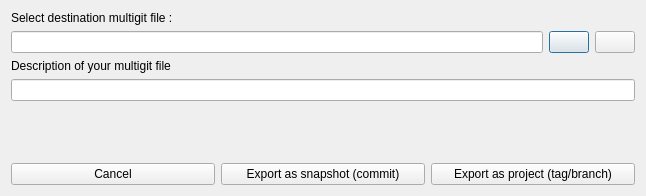
<?xml version="1.0" encoding="UTF-8"?>
<ui version="4.0">
 <class>ExportMgit</class>
 <widget class="QDialog" name="ExportMgit">
  <property name="geometry">
   <rect>
    <x>0</x>
    <y>0</y>
    <width>646</width>
    <height>196</height>
   </rect>
  </property>
  <property name="windowTitle">
   <string>Export to multigit file</string>
  </property>
  <layout class="QVBoxLayout" name="verticalLayout">
   <item>
    <widget class="QLabel" name="label">
     <property name="font">
      <font>
       <bold>false</bold>
      </font>
     </property>
     <property name="text">
      <string>Select destination multigit file :</string>
     </property>
    </widget>
   </item>
   <item>
    <layout class="QHBoxLayout" name="horizontalLayout_2">
     <item>
      <widget class="QLineEdit" name="lineEditMgitFile">
       <property name="sizePolicy">
        <sizepolicy hsizetype="Expanding" vsizetype="Fixed">
         <horstretch>10</horstretch>
         <verstretch>0</verstretch>
        </sizepolicy>
       </property>
       <property name="font">
        <font>
         <bold>false</bold>
        </font>
       </property>
      </widget>
     </item>
     <item>
      <widget class="MgButtonHistory" name="historyButtonMgitFile">
       <property name="toolTip">
        <string>Choose recent multigit file</string>
       </property>
       <property name="text">
        <string/>
       </property>
       <property name="icon">
        <iconset resource="../../images/multigit_resources.qrc">
         <normaloff>:/img/icons8-history-64.png</normaloff>:/img/icons8-history-64.png</iconset>
       </property>
      </widget>
     </item>
     <item>
      <widget class="QPushButton" name="pushButtonChooseMgitFile">
       <property name="sizePolicy">
        <sizepolicy hsizetype="Fixed" vsizetype="Fixed">
         <horstretch>1</horstretch>
         <verstretch>0</verstretch>
        </sizepolicy>
       </property>
       <property name="minimumSize">
        <size>
         <width>24</width>
         <height>0</height>
        </size>
       </property>
       <property name="font">
        <font>
         <bold>false</bold>
        </font>
       </property>
       <property name="toolTip">
        <string>Select multigit file</string>
       </property>
       <property name="text">
        <string/>
       </property>
       <property name="icon">
        <iconset resource="../../images/multigit_resources.qrc">
         <normaloff>:/img/icons8-open-folder-64.png</normaloff>:/img/icons8-open-folder-64.png</iconset>
       </property>
      </widget>
     </item>
    </layout>
   </item>
   <item>
    <widget class="QLabel" name="label_2">
     <property name="text">
      <string>Description of your multigit file</string>
     </property>
    </widget>
   </item>
   <item>
    <widget class="QLineEdit" name="lineEditDescMgit">
     <property name="toolTip">
      <string>Description of your multigit file</string>
     </property>
    </widget>
   </item>
   <item>
    <spacer name="verticalSpacer">
     <property name="orientation">
      <enum>Qt::Orientation::Vertical</enum>
     </property>
     <property name="sizeHint" stdset="0">
      <size>
       <width>20</width>
       <height>48</height>
      </size>
     </property>
    </spacer>
   </item>
   <item>
    <layout class="QHBoxLayout" name="horizontalLayout">
     <item>
      <widget class="QPushButton" name="pushButtonCancel">
       <property name="text">
        <string>Cancel</string>
       </property>
      </widget>
     </item>
     <item>
      <widget class="QPushButton" name="pushButtonExportSnapshot">
       <property name="toolTip">
        <string>Export all repos with detached HEAD set on last commit, to create a snapshot of the project</string>
       </property>
       <property name="text">
        <string>Export as snapshot (commit)</string>
       </property>
      </widget>
     </item>
     <item>
      <widget class="QPushButton" name="pushButtonExportProject">
       <property name="toolTip">
        <string>Export all repos with HEAD set on current branch or tag for regular project development</string>
       </property>
       <property name="text">
        <string>Export as project (tag/branch)</string>
       </property>
      </widget>
     </item>
    </layout>
   </item>
  </layout>
 </widget>
 <customwidgets>
  <customwidget>
   <class>MgButtonHistory</class>
   <extends>QPushButton</extends>
   <header>src.mg_button_history</header>
  </customwidget>
 </customwidgets>
 <tabstops>
  <tabstop>lineEditMgitFile</tabstop>
  <tabstop>historyButtonMgitFile</tabstop>
  <tabstop>pushButtonChooseMgitFile</tabstop>
  <tabstop>lineEditDescMgit</tabstop>
  <tabstop>pushButtonCancel</tabstop>
  <tabstop>pushButtonExportSnapshot</tabstop>
  <tabstop>pushButtonExportProject</tabstop>
 </tabstops>
 <resources>
  <include location="../../images/multigit_resources.qrc"/>
 </resources>
 <connections/>
</ui>
